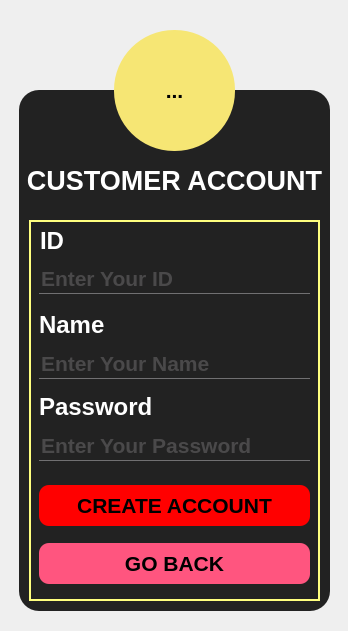
<?xml version="1.0" encoding="UTF-8"?>
<ui version="4.0">
 <class>DangKyKhachHang</class>
 <widget class="QMainWindow" name="DangKyKhachHang">
  <property name="geometry">
   <rect>
    <x>0</x>
    <y>0</y>
    <width>348</width>
    <height>631</height>
   </rect>
  </property>
  <property name="minimumSize">
   <size>
    <width>0</width>
    <height>0</height>
   </size>
  </property>
  <property name="maximumSize">
   <size>
    <width>1000</width>
    <height>1000</height>
   </size>
  </property>
  <property name="windowTitle">
   <string>Đăng Ký Khách Hàng</string>
  </property>
  <property name="styleSheet">
   <string notr="true">#Form
{
	background-image: url(:/background/BACKGROUND/bg1.jpg);
}</string>
  </property>
  <widget class="QWidget" name="Form">
   <widget class="QFrame" name="frame">
    <property name="geometry">
     <rect>
      <x>19</x>
      <y>90</y>
      <width>311</width>
      <height>521</height>
     </rect>
    </property>
    <property name="styleSheet">
     <string notr="true">QFrame
{
	background-color: #222;
	border-radius: 20px
}

QPushButton
{
	background: red;
	border-radius: 10px;
}

QLineEdit
{
	background: transparent;
	border:none;
	color:#717072;
	border-bottom: 1px solid #717072;
}

QLabel
{
	color: white;
	font: 900 18pt &quot;Segoe UI&quot;;
}

QGroupBox
{
	border: 2px solid rgb(255, 255, 127);
}</string>
    </property>
    <property name="frameShape">
     <enum>QFrame::StyledPanel</enum>
    </property>
    <property name="frameShadow">
     <enum>QFrame::Raised</enum>
    </property>
    <widget class="QGroupBox" name="groupBox">
     <property name="geometry">
      <rect>
       <x>10</x>
       <y>130</y>
       <width>291</width>
       <height>381</height>
      </rect>
     </property>
     <property name="title">
      <string/>
     </property>
     <property name="flat">
      <bool>false</bool>
     </property>
     <widget class="QLabel" name="ID_LABEL">
      <property name="geometry">
       <rect>
        <x>11</x>
        <y>6</y>
        <width>41</width>
        <height>30</height>
       </rect>
      </property>
      <property name="font">
       <font>
        <family>Segoe UI</family>
        <pointsize>18</pointsize>
        <italic>false</italic>
        <bold>true</bold>
       </font>
      </property>
      <property name="layoutDirection">
       <enum>Qt::LeftToRight</enum>
      </property>
      <property name="text">
       <string>ID</string>
      </property>
      <property name="alignment">
       <set>Qt::AlignLeading|Qt::AlignLeft|Qt::AlignVCenter</set>
      </property>
     </widget>
     <widget class="QLabel" name="PASSWORD_LABEL">
      <property name="geometry">
       <rect>
        <x>10</x>
        <y>171</y>
        <width>131</width>
        <height>31</height>
       </rect>
      </property>
      <property name="font">
       <font>
        <family>Segoe UI</family>
        <pointsize>18</pointsize>
        <italic>false</italic>
        <bold>true</bold>
       </font>
      </property>
      <property name="text">
       <string>Password</string>
      </property>
     </widget>
     <widget class="QLineEdit" name="ID_LINE">
      <property name="geometry">
       <rect>
        <x>10</x>
        <y>43</y>
        <width>271</width>
        <height>31</height>
       </rect>
      </property>
      <property name="font">
       <font>
        <pointsize>16</pointsize>
        <bold>true</bold>
       </font>
      </property>
      <property name="text">
       <string/>
      </property>
      <property name="alignment">
       <set>Qt::AlignLeading|Qt::AlignLeft|Qt::AlignVCenter</set>
      </property>
      <property name="placeholderText">
       <string>Enter Your ID</string>
      </property>
     </widget>
     <widget class="QLineEdit" name="PASSWORD_LINE">
      <property name="geometry">
       <rect>
        <x>10</x>
        <y>210</y>
        <width>271</width>
        <height>31</height>
       </rect>
      </property>
      <property name="font">
       <font>
        <pointsize>16</pointsize>
        <bold>true</bold>
       </font>
      </property>
      <property name="text">
       <string/>
      </property>
      <property name="echoMode">
       <enum>QLineEdit::Password</enum>
      </property>
      <property name="alignment">
       <set>Qt::AlignLeading|Qt::AlignLeft|Qt::AlignVCenter</set>
      </property>
      <property name="placeholderText">
       <string>Enter Your Password</string>
      </property>
     </widget>
     <widget class="QPushButton" name="DK_BUTTON">
      <property name="geometry">
       <rect>
        <x>10</x>
        <y>265</y>
        <width>271</width>
        <height>41</height>
       </rect>
      </property>
      <property name="font">
       <font>
        <pointsize>16</pointsize>
        <bold>true</bold>
       </font>
      </property>
      <property name="text">
       <string>CREATE ACCOUNT</string>
      </property>
      <property name="flat">
       <bool>false</bool>
      </property>
     </widget>
     <widget class="QLabel" name="NAME_LABEL">
      <property name="geometry">
       <rect>
        <x>10</x>
        <y>89</y>
        <width>111</width>
        <height>31</height>
       </rect>
      </property>
      <property name="font">
       <font>
        <family>Segoe UI</family>
        <pointsize>18</pointsize>
        <italic>false</italic>
        <bold>true</bold>
       </font>
      </property>
      <property name="text">
       <string>Name</string>
      </property>
     </widget>
     <widget class="QLineEdit" name="NAME_LINE">
      <property name="geometry">
       <rect>
        <x>10</x>
        <y>128</y>
        <width>271</width>
        <height>31</height>
       </rect>
      </property>
      <property name="font">
       <font>
        <pointsize>16</pointsize>
        <bold>true</bold>
       </font>
      </property>
      <property name="text">
       <string/>
      </property>
      <property name="echoMode">
       <enum>QLineEdit::Normal</enum>
      </property>
      <property name="alignment">
       <set>Qt::AlignLeading|Qt::AlignLeft|Qt::AlignVCenter</set>
      </property>
      <property name="placeholderText">
       <string>Enter Your Name</string>
      </property>
     </widget>
     <widget class="QPushButton" name="EXIT_BUTTON">
      <property name="geometry">
       <rect>
        <x>10</x>
        <y>323</y>
        <width>271</width>
        <height>41</height>
       </rect>
      </property>
      <property name="font">
       <font>
        <pointsize>16</pointsize>
        <bold>true</bold>
       </font>
      </property>
      <property name="styleSheet">
       <string notr="true">background-color: rgb(255, 85, 127);</string>
      </property>
      <property name="text">
       <string>GO BACK</string>
      </property>
      <property name="flat">
       <bool>false</bool>
      </property>
     </widget>
    </widget>
    <widget class="QLabel" name="label">
     <property name="geometry">
      <rect>
       <x>5</x>
       <y>70</y>
       <width>301</width>
       <height>41</height>
      </rect>
     </property>
     <property name="font">
      <font>
       <family>Segoe UI</family>
       <pointsize>20</pointsize>
       <italic>false</italic>
       <bold>true</bold>
      </font>
     </property>
     <property name="autoFillBackground">
      <bool>false</bool>
     </property>
     <property name="styleSheet">
      <string notr="true">color: rgb(255, 255, 255);
font: 900 20pt &quot;Segoe UI&quot;;</string>
     </property>
     <property name="text">
      <string>CUSTOMER ACCOUNT</string>
     </property>
     <property name="textFormat">
      <enum>Qt::PlainText</enum>
     </property>
     <property name="alignment">
      <set>Qt::AlignCenter</set>
     </property>
    </widget>
   </widget>
   <widget class="QToolButton" name="toolButton">
    <property name="geometry">
     <rect>
      <x>114</x>
      <y>30</y>
      <width>121</width>
      <height>121</height>
     </rect>
    </property>
    <property name="font">
     <font>
      <pointsize>16</pointsize>
      <bold>true</bold>
     </font>
    </property>
    <property name="styleSheet">
     <string notr="true">QToolButton
{
	background-color: qconicalgradient(cx:0.489, cy:0.5, angle:0, stop:0.460227 rgba(246, 230, 116, 255));
	border-radius: 60px;
}
</string>
    </property>
    <property name="text">
     <string>...</string>
    </property>
    <property name="icon">
     <iconset resource="ing.qrc">
      <normaloff>:/icon/ICON/written-paper.png</normaloff>:/icon/ICON/written-paper.png</iconset>
    </property>
    <property name="iconSize">
     <size>
      <width>80</width>
      <height>80</height>
     </size>
    </property>
   </widget>
  </widget>
 </widget>
 <resources>
  <include location="ing.qrc"/>
 </resources>
 <connections/>
</ui>
